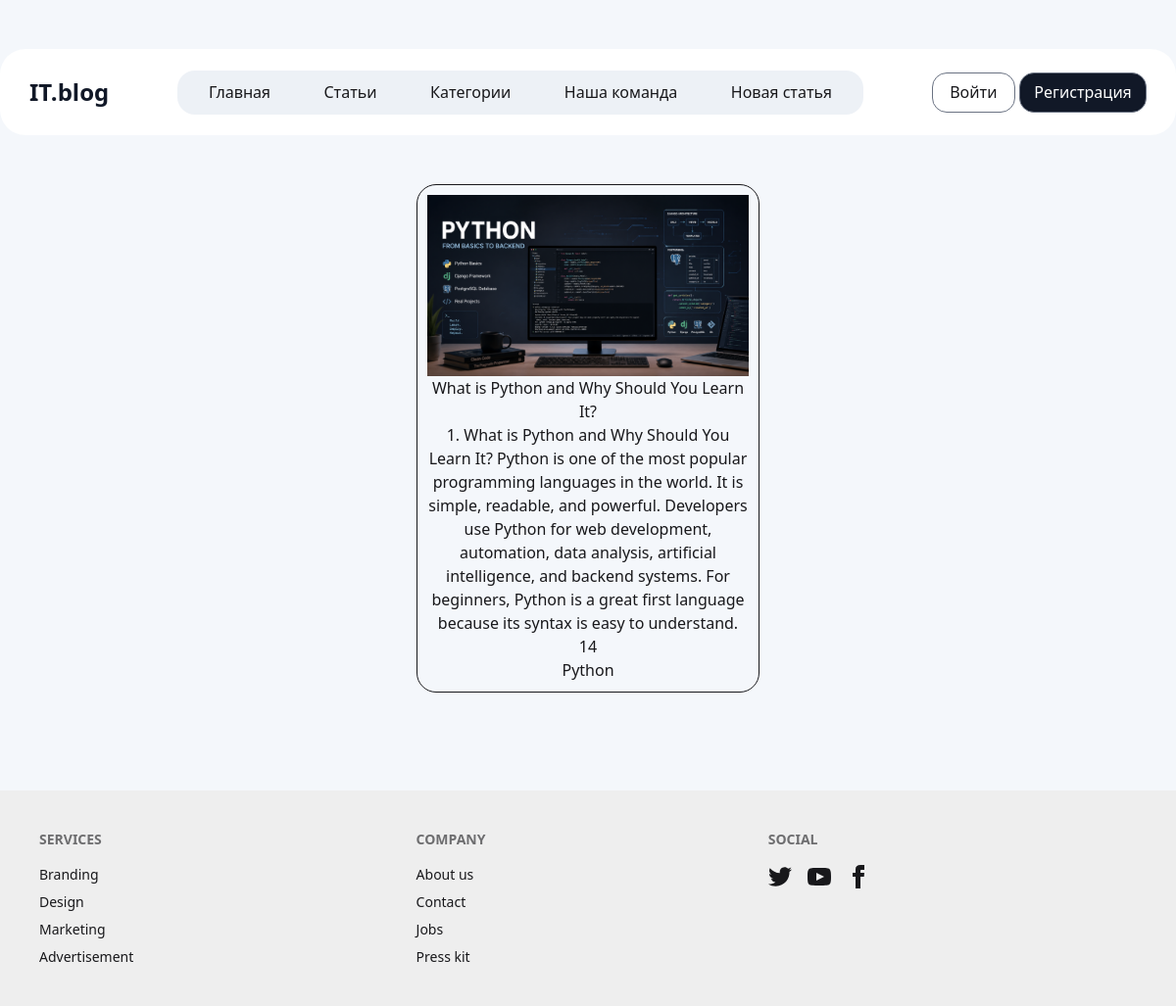
/detail/7/, run on an earlier commit of the app's database.
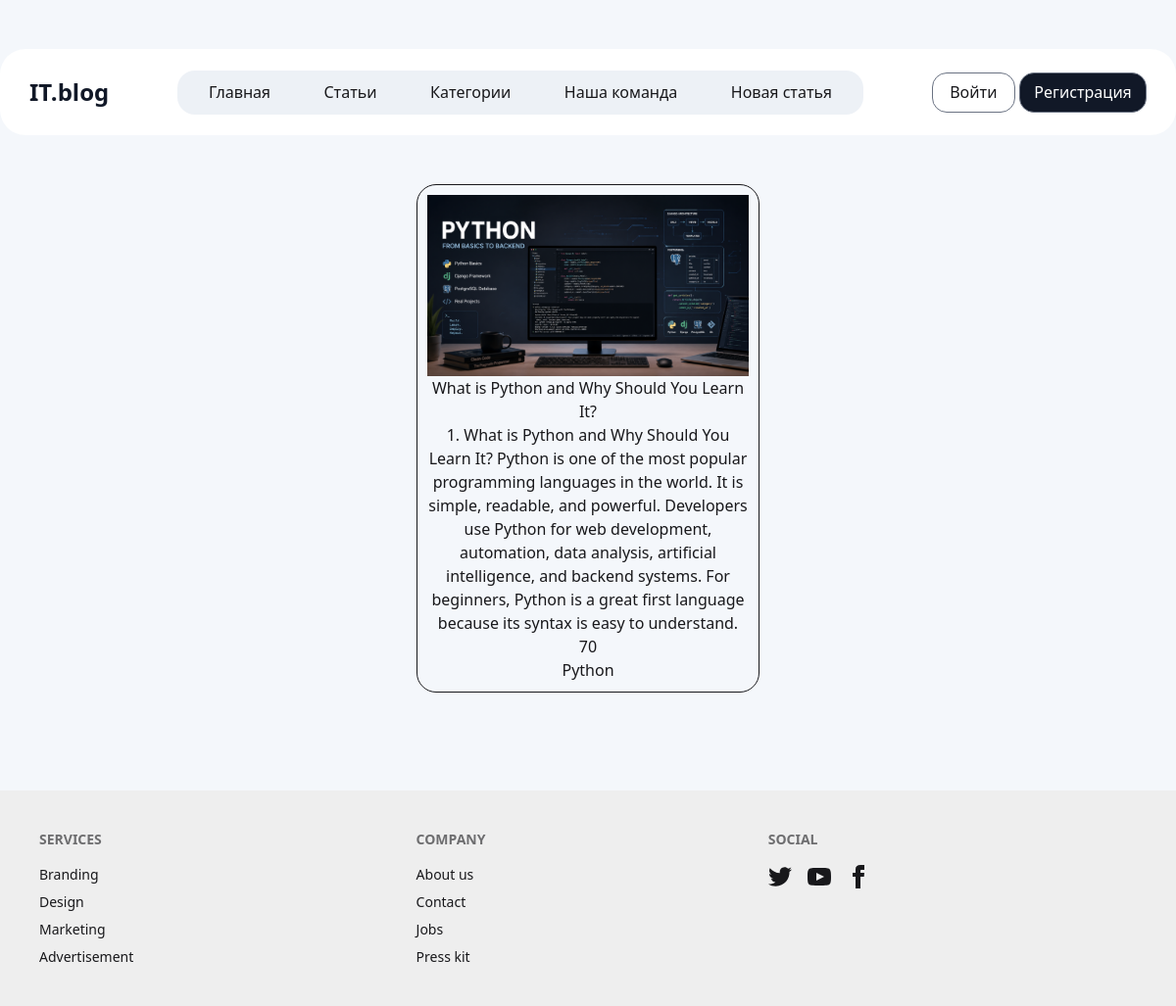
And on a later commit of the database.
### blog/models.py (models this page shows, shortened)
class Articles(models.Model):
    title = models.CharField(max_length=255, null=False, blank=False)
    description = models.TextField(null=False, blank=False)
    view = models.IntegerField(default=10, null=False, blank=False)
    category = models.ForeignKey(to=Category, on_delete=models.CASCADE, null=True, blank=True)
    image = models.ImageField(upload_to='articles', null=True, blank=True)
    slug = models.SlugField(unique=True, null=True, blank=True)
    created_at = models.DateTimeField(auto_now_add=True) # type: ignore

class Category(models.Model):
    title = models.CharField(max_length=250, null=True, blank=True)
    def __str__(self):
        return self.title

### blog/views.py (the view)
# urls.py: path('detail/<int:pk>/', detail_articles, name='detail'), # type: ignore
def detail_articles(request, pk):
    article = get_object_or_404(Articles, pk=pk)
    my_context = {
        'title': 'detail',
        'article': article
    }
    return render(request, 'detail.html', context=my_context)

### blog/templates/detail.html
{% extends 'base.html' %}
{% block content %}
<div class="w-[350px] border rounded-[20px] p-[10px] text-center m-auto mt-[50px]">
        {% if article.image.url %}
            <img src="{{ article.image.url }}" alt="">
        {% endif %}
        <h2 class="">{{ article.title }}</h2>
        <p>{{ article.description }}</p>
        <div class="">
            <p class="">{{ article.view }}</p>
            <p class="">{{ article.category }}</p>
        </div>
    </div>
{% endblock %}

What changed in the data, as far as the page shows it:
changed Articles "What is Python and Why Should You Learn It?": view "14" → "70"
